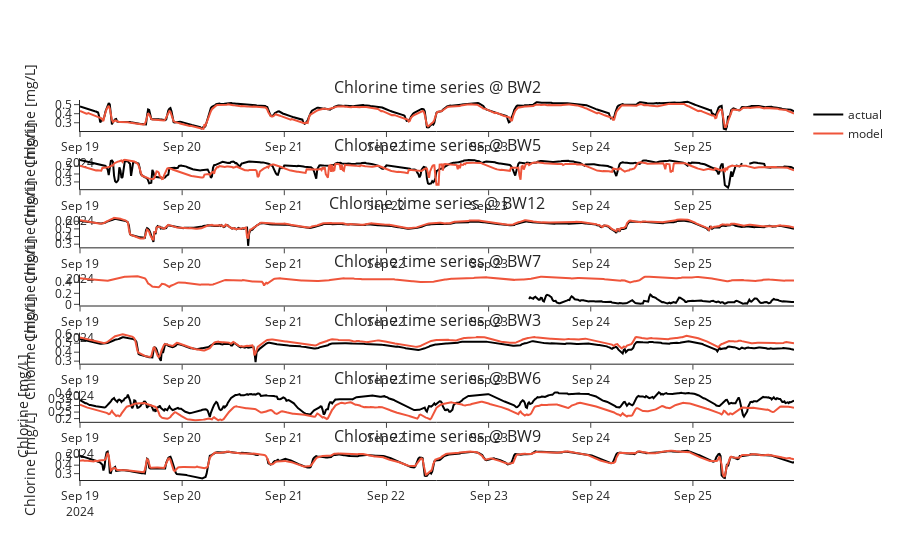

This figure's notebook cell:
### Markdown cell above
Time series plots.

### Code cell
bwfl_ids = [bwfl_id for bwfl_id in cl_df['bwfl_id'].unique() if bwfl_id not in ['BW1', 'BW4']]
subplot_titles = [f"Chlorine time series @ {bwfl_id}" for bwfl_id in bwfl_ids]
fig = make_subplots(rows=len(bwfl_ids), cols=1, subplot_titles=subplot_titles)

for idx, bwfl_id in enumerate(bwfl_ids): 
    data = cl_df[(cl_df['bwfl_id'] == bwfl_id)]
    sim = cl_sim[bwfl_id].values
    show_legend = (idx == 0)

    # sensor data
    fig.add_trace(
        go.Scatter(
            x=data['datetime'][96:],
            y=data['mean'][96:],
            mode='lines',
            name='actual',  # Legend entry for Sensor series
            line=dict(color='black'),
            showlegend=show_legend
        ),
        row=idx + 1, col=1
    )
    
    # simulated data
    fig.add_trace(
        go.Scatter(
            x=data['datetime'][96:],
            y=sim[96:],
            mode='lines',
            name='model',
            line=dict(color=default_colors[1]),
            showlegend=show_legend
        ),
        row=idx + 1, col=1
    )
    fig.update_yaxes(title_text="Chlorine [mg/L]", row=idx + 1, col=1)

fig.update_layout(
    height=450 * len(bwfl_ids),
    template='simple_white',
    legend_title_text='',
)

fig.show()

### Figure 1 — Plotly figure (JSON) as saved in the notebook; plotly's stock layout.template omitted (floating-point values rounded to 4 significant figures; data arrays with more than 128 entries replaced by an {"elided": "..."} marker saying what was removed)
{"data": [{"line": {"color": "black"}, "mode": "lines", "name": "actual", "showlegend": true, "type": "scatter", "x": {"elided": "672 str values"}, "xaxis": "x", "y": {"elided": "672 float values"}, "yaxis": "y"}, {"line": {"color": "#EF553B"}, "mode": "lines", "name": "model", "showlegend": true, "type": "scatter", "x": {"elided": "672 str values"}, "xaxis": "x", "y": {"elided": "672 float values"}, "yaxis": "y"}, {"line": {"color": "black"}, "mode": "lines", "name": "actual", "showlegend": false, "type": "scatter", "x": {"elided": "672 str values"}, "xaxis": "x2", "y": {"elided": "672 float values"}, "yaxis": "y2"}, {"line": {"color": "#EF553B"}, "mode": "lines", "name": "model", "showlegend": false, "type": "scatter", "x": {"elided": "672 str values"}, "xaxis": "x2", "y": {"elided": "672 float values"}, "yaxis": "y2"}, {"line": {"color": "black"}, "mode": "lines", "name": "actual", "showlegend": false, "type": "scatter", "x": {"elided": "672 str values"}, "xaxis": "x3", "y": {"elided": "672 float values"}, "yaxis": "y3"}, {"line": {"color": "#EF553B"}, "mode": "lines", "name": "model", "showlegend": false, "type": "scatter", "x": {"elided": "672 str values"}, "xaxis": "x3", "y": {"elided": "672 float values"}, "yaxis": "y3"}, {"line": {"color": "black"}, "mode": "lines", "name": "actual", "showlegend": false, "type": "scatter", "x": {"elided": "672 str values"}, "xaxis": "x4", "y": {"elided": "672 float values"}, "yaxis": "y4"}, {"line": {"color": "#EF553B"}, "mode": "lines", "name": "model", "showlegend": false, "type": "scatter", "x": {"elided": "672 str values"}, "xaxis": "x4", "y": {"elided": "672 float values"}, "yaxis": "y4"}, {"line": {"color": "black"}, "mode": "lines", "name": "actual", "showlegend": false, "type": "scatter", "x": {"elided": "672 str values"}, "xaxis": "x5", "y": {"elided": "672 float values"}, "yaxis": "y5"}, {"line": {"color": "#EF553B"}, "mode": "lines", "name": "model", "showlegend": false, "type": "scatter", "x": {"elided": "672 str values"}, "xaxis": "x5", "y": {"elided": "672 float values"}, "yaxis": "y5"}, {"line": {"color": "black"}, "mode": "lines", "name": "actual", "showlegend": false, "type": "scatter", "x": {"elided": "672 str values"}, "xaxis": "x6", "y": {"elided": "672 float values"}, "yaxis": "y6"}, {"line": {"color": "#EF553B"}, "mode": "lines", "name": "model", "showlegend": false, "type": "scatter", "x": {"elided": "672 str values"}, "xaxis": "x6", "y": {"elided": "672 float values"}, "yaxis": "y6"}, {"line": {"color": "black"}, "mode": "lines", "name": "actual", "showlegend": false, "type": "scatter", "x": {"elided": "672 str values"}, "xaxis": "x7", "y": {"elided": "672 float values"}, "yaxis": "y7"}, {"line": {"color": "#EF553B"}, "mode": "lines", "name": "model", "showlegend": false, "type": "scatter", "x": {"elided": "672 str values"}, "xaxis": "x7", "y": {"elided": "672 float values"}, "yaxis": "y7"}], "layout": {"annotations": [{"font": {"size": 16}, "showarrow": false, "text": "Chlorine time series @ BW2", "x": 0.5, "xanchor": "center", "xref": "paper", "y": 1.0, "yanchor": "bottom", "yref": "paper"}, {"font": {"size": 16}, "showarrow": false, "text": "Chlorine time series @ BW5", "x": 0.5, "xanchor": "center", "xref": "paper", "y": 0.8469, "yanchor": "bottom", "yref": "paper"}, {"font": {"size": 16}, "showarrow": false, "text": "Chlorine time series @ BW12", "x": 0.5, "xanchor": "center", "xref": "paper", "y": 0.6939, "yanchor": "bottom", "yref": "paper"}, {"font": {"size": 16}, "showarrow": false, "text": "Chlorine time series @ BW7", "x": 0.5, "xanchor": "center", "xref": "paper", "y": 0.5408, "yanchor": "bottom", "yref": "paper"}, {"font": {"size": 16}, "showarrow": false, "text": "Chlorine time series @ BW3", "x": 0.5, "xanchor": "center", "xref": "paper", "y": 0.3878, "yanchor": "bottom", "yref": "paper"}, {"font": {"size": 16}, "showarrow": false, "text": "Chlorine time series @ BW6", "x": 0.5, "xanchor": "center", "xref": "paper", "y": 0.2347, "yanchor": "bottom", "yref": "paper"}, {"font": {"size": 16}, "showarrow": false, "text": "Chlorine time series @ BW9", "x": 0.5, "xanchor": "center", "xref": "paper", "y": 0.08163, "yanchor": "bottom", "yref": "paper"}], "autosize": true, "legend": {"title": {"text": ""}}, "xaxis": {"anchor": "y", "autorange": true, "domain": [0, 1], "range": ["2024-09-19", "2024-09-25 23:45"], "type": "date"}, "xaxis2": {"anchor": "y2", "autorange": true, "domain": [0, 1], "range": ["2024-09-19", "2024-09-25 23:45"], "type": "date"}, "xaxis3": {"anchor": "y3", "autorange": true, "domain": [0, 1], "range": ["2024-09-19", "2024-09-25 23:45"], "type": "date"}, "xaxis4": {"anchor": "y4", "autorange": true, "domain": [0, 1], "range": ["2024-09-19", "2024-09-25 23:45"], "type": "date"}, "xaxis5": {"anchor": "y5", "autorange": true, "domain": [0, 1], "range": ["2024-09-19", "2024-09-25 23:45"], "type": "date"}, "xaxis6": {"anchor": "y6", "autorange": true, "domain": [0, 1], "range": ["2024-09-19", "2024-09-25 23:45"], "type": "date"}, "xaxis7": {"anchor": "y7", "autorange": true, "domain": [0, 1], "range": ["2024-09-19", "2024-09-25 23:45"], "type": "date"}, "yaxis": {"anchor": "x", "autorange": true, "domain": [0.9184, 1.0], "range": [0.2089, 0.5511], "title": {"text": "Chlorine [mg/L]"}, "type": "linear"}, "yaxis2": {"anchor": "x2", "autorange": true, "domain": [0.7653, 0.8469], "range": [0.2085, 0.5993], "title": {"text": "Chlorine [mg/L]"}, "type": "linear"}, "yaxis3": {"anchor": "x3", "autorange": true, "domain": [0.6122, 0.6939], "range": [0.2587, 0.6642], "title": {"text": "Chlorine [mg/L]"}, "type": "linear"}, "yaxis4": {"anchor": "x4", "autorange": true, "domain": [0.4592, 0.5408], "range": [-0.02112, 0.5413], "title": {"text": "Chlorine [mg/L]"}, "type": "linear"}, "yaxis5": {"anchor": "x5", "autorange": true, "domain": [0.3061, 0.3878], "range": [0.2717, 0.6181], "title": {"text": "Chlorine [mg/L]"}, "type": "linear"}, "yaxis6": {"anchor": "x6", "autorange": true, "domain": [0.1531, 0.2347], "range": [0.1751, 0.4129], "title": {"text": "Chlorine [mg/L]"}, "type": "linear"}, "yaxis7": {"anchor": "x7", "autorange": true, "domain": [0, 0.08163], "range": [0.2247, 0.5913], "title": {"text": "Chlorine [mg/L]"}, "type": "linear"}}}
